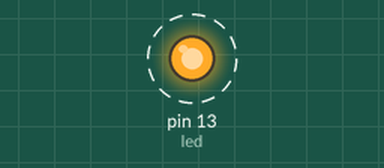
Simulated run of this sketch. Board: Arduino Uno, built with avr-gcc and run on an emulated ATmega328P. Parts: output pins drawn as LEDs (lit = HIGH). Dashed ring = blinking.

Above: at 0.05 s.
Timing chart, 0 to 3.0 s (numbered marks = the images above):
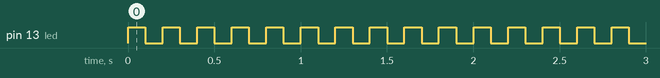

Measured:
- by itself, pin 13 (led): alternates HIGH for 0.10 s and LOW for 0.10 s

The sketch:

sketch_nov1a.ino
```cpp
//declaration
int led=LED_BUILTIN;
void setup() {
  // put your setup code here, to run once:
pinMode(led,OUTPUT);
}

void loop() {
  // put your main code here, to run repeatedly:
digitalWrite(led,HIGH);
Serial.println("On");
delay(100);
digitalWrite(led,LOW);
Serial.println("Off");
delay(100);
}
```
